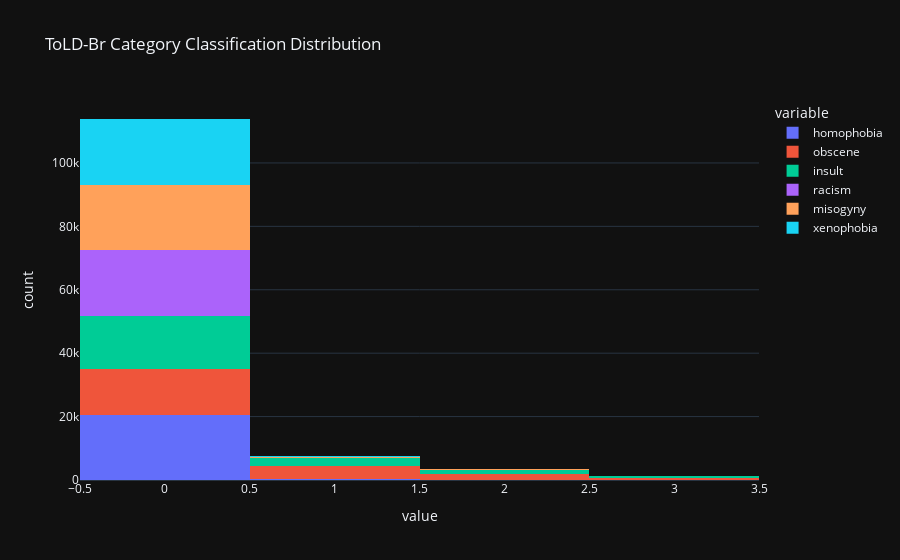

Notebook source saved alongside this figure:
### Markdown cell above
### ToLD-Br: Data Distribution

### Code cell
px.histogram(
    toldbr,
    x=['homophobia', 'obscene', 'insult', 'racism', 'misogyny', 'xenophobia'],
    title='ToLD-Br Category Classification Distribution', 
    template='plotly_dark',
).show()

### Figure 1 — Plotly figure (JSON) as saved in the notebook; plotly's stock layout.template omitted (floating-point values rounded to 4 significant figures; data arrays with more than 128 entries replaced by an {"elided": "..."} marker saying what was removed)
{"data": [{"alignmentgroup": "True", "bingroup": "x", "hovertemplate": "variable=homophobia<br>value=%{x}<br>count=%{y}<extra></extra>", "legendgroup": "homophobia", "marker": {"color": "#636efa", "pattern": {"shape": ""}}, "name": "homophobia", "offsetgroup": "homophobia", "orientation": "v", "showlegend": true, "type": "histogram", "x": {"elided": "21000 int values"}, "xaxis": "x", "yaxis": "y"}, {"alignmentgroup": "True", "bingroup": "x", "hovertemplate": "variable=obscene<br>value=%{x}<br>count=%{y}<extra></extra>", "legendgroup": "obscene", "marker": {"color": "#EF553B", "pattern": {"shape": ""}}, "name": "obscene", "offsetgroup": "obscene", "orientation": "v", "showlegend": true, "type": "histogram", "x": {"elided": "21000 int values"}, "xaxis": "x", "yaxis": "y"}, {"alignmentgroup": "True", "bingroup": "x", "hovertemplate": "variable=insult<br>value=%{x}<br>count=%{y}<extra></extra>", "legendgroup": "insult", "marker": {"color": "#00cc96", "pattern": {"shape": ""}}, "name": "insult", "offsetgroup": "insult", "orientation": "v", "showlegend": true, "type": "histogram", "x": {"elided": "21000 int values"}, "xaxis": "x", "yaxis": "y"}, {"alignmentgroup": "True", "bingroup": "x", "hovertemplate": "variable=racism<br>value=%{x}<br>count=%{y}<extra></extra>", "legendgroup": "racism", "marker": {"color": "#ab63fa", "pattern": {"shape": ""}}, "name": "racism", "offsetgroup": "racism", "orientation": "v", "showlegend": true, "type": "histogram", "x": {"elided": "21000 int values"}, "xaxis": "x", "yaxis": "y"}, {"alignmentgroup": "True", "bingroup": "x", "hovertemplate": "variable=misogyny<br>value=%{x}<br>count=%{y}<extra></extra>", "legendgroup": "misogyny", "marker": {"color": "#FFA15A", "pattern": {"shape": ""}}, "name": "misogyny", "offsetgroup": "misogyny", "orientation": "v", "showlegend": true, "type": "histogram", "x": {"elided": "21000 int values"}, "xaxis": "x", "yaxis": "y"}, {"alignmentgroup": "True", "bingroup": "x", "hovertemplate": "variable=xenophobia<br>value=%{x}<br>count=%{y}<extra></extra>", "legendgroup": "xenophobia", "marker": {"color": "#19d3f3", "pattern": {"shape": ""}}, "name": "xenophobia", "offsetgroup": "xenophobia", "orientation": "v", "showlegend": true, "type": "histogram", "x": {"elided": "21000 int values"}, "xaxis": "x", "yaxis": "y"}], "layout": {"barmode": "relative", "legend": {"title": {"text": "variable"}, "tracegroupgap": 0}, "title": {"text": "ToLD-Br Category Classification Distribution"}, "xaxis": {"anchor": "y", "domain": [0, 1], "title": {"text": "value"}}, "yaxis": {"anchor": "x", "domain": [0, 1], "title": {"text": "count"}}}}
